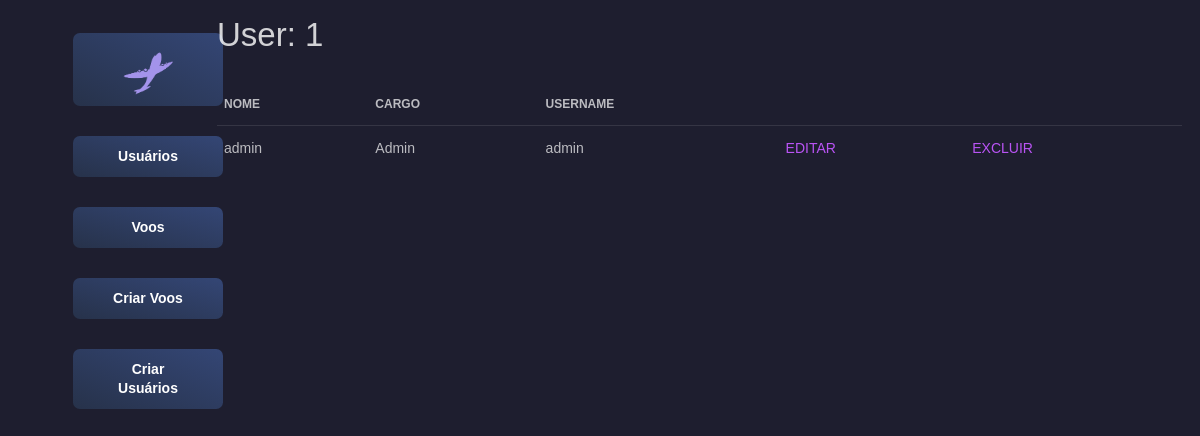
The app's page /flightmanagement/user/1, older data.
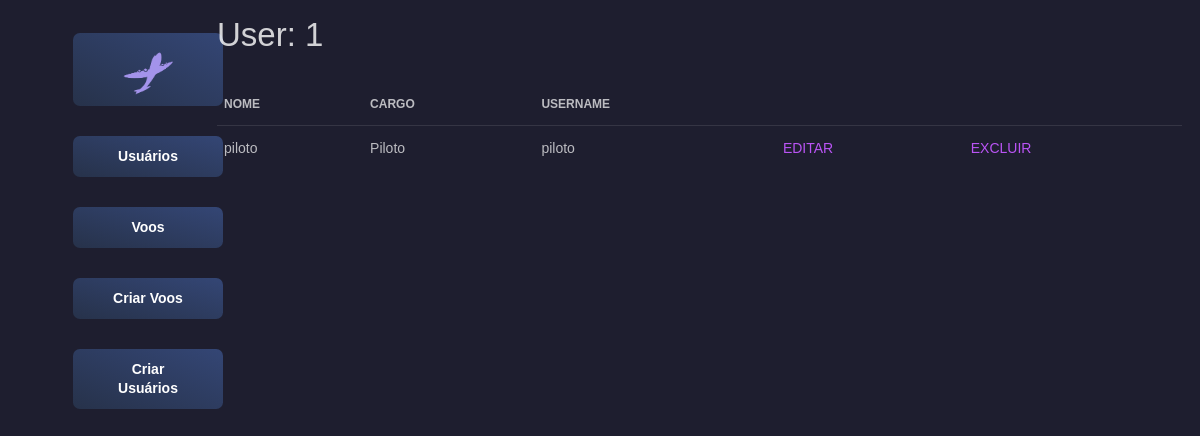
The same page, newer data.
### flight_management/models.py (models this page shows, shortened)
class User(models.Model):
    id = models.BigAutoField(primary_key=True)
    tx_name = models.CharField(max_length=42)
    nm_role = models.CharField(max_length=24, choices=Role.choices)
    tx_username = models.CharField(max_length=42)
    tx_hash_key = models.CharField(max_length=64)
    class Meta:
        db_table = 'user'

### flight_management/views.py (the view)
# urls.py: path('user/<int:pk>', views.UserDetailView.as_view(), name='user-detail'),
class UserDetailView(generic.DetailView):
    model = User

### flight_management/template/flight_management/user_detail.html (shortened to what this page needs)
{% extends "base_generic.html" %}
{% block content %}
<h1>User: {{ user.id }} </h1>
<table class="table">
    <thead>
        <tr>
            <th>Nome</th>
            <th>Cargo</th>
            <th>Username</th>
            <th></th>
            <th></th>
        </tr>
    </thead>
    <tbody>
            <tr>
                <td>{{user.tx_name}}</td>
                <td>{{user.nm_role}}</td>
                <td>{{user.tx_username}}</td>
                <td>
                    <a href="{% url 'user-update' user.id %}">EDITAR</a>
                </td>
                <td>
                    <a href="{% url 'user-delete' user.id %}">EXCLUIR</a>
                  </td>
            </tr>
    </tbody>
</table>
{% endblock %}

Row changes from the older to the newer data that the page shows:
changed User id 1: tx_name "admin" → "piloto"; nm_role "Admin" → "Piloto"; tx_username "admin" → "piloto"
